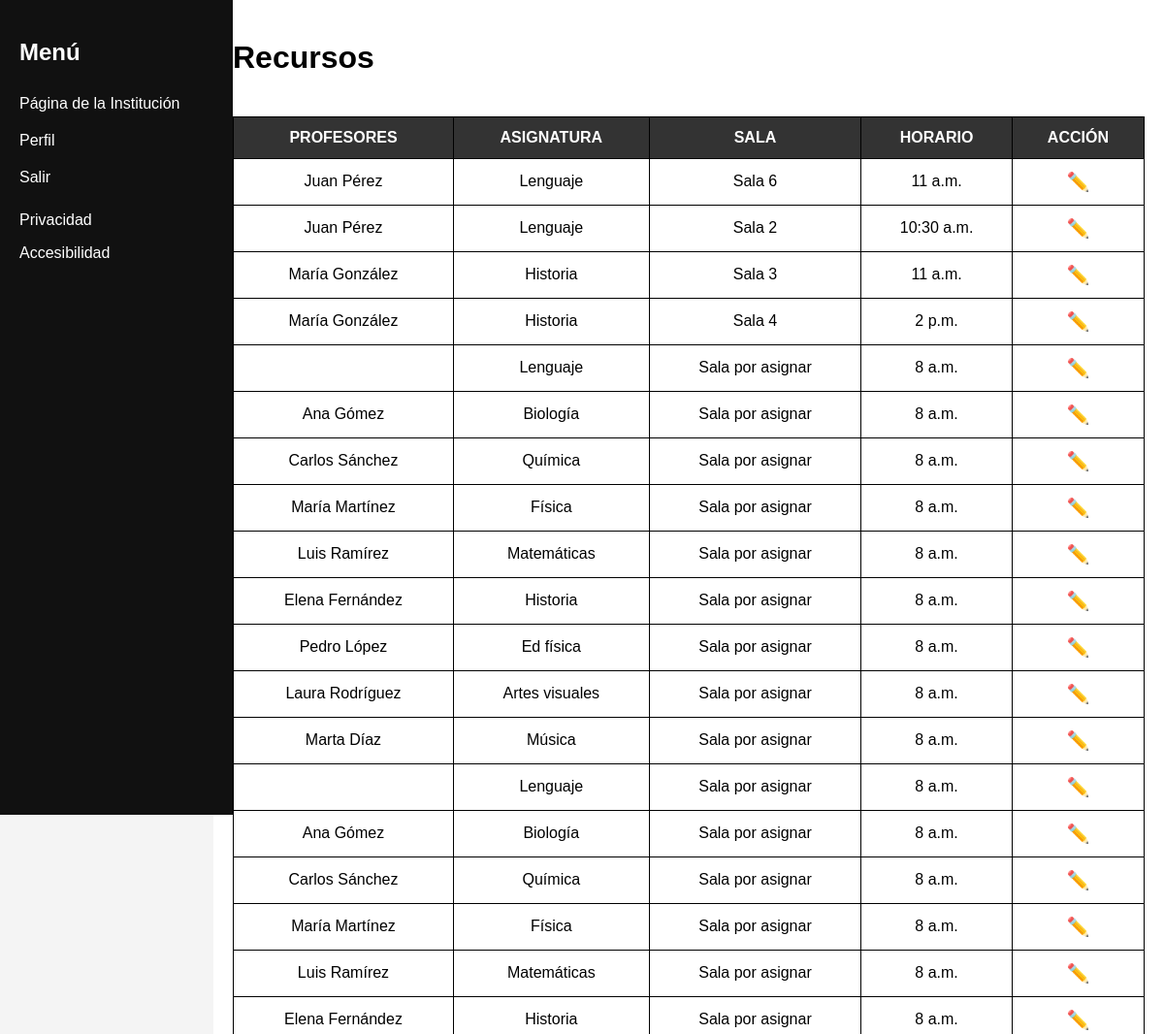
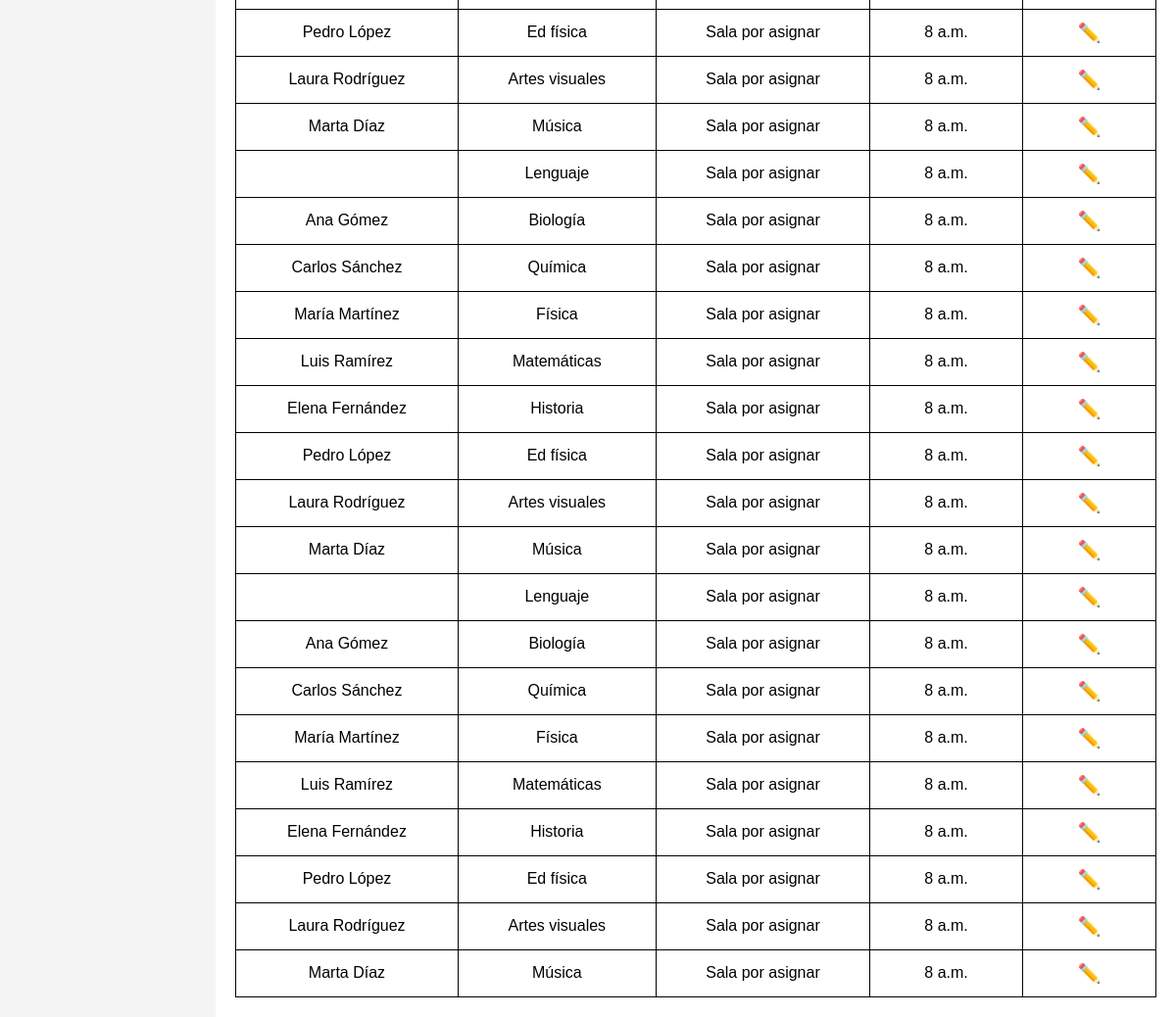
The app's page /subdirector/recursos/ with its own data (2 pictures, top to bottom).
### core/models.py (models this page shows, shortened)
class Curso(models.Model):
    nombre = models.CharField(max_length=100)
    asignatura = models.CharField(max_length=100)
    profesor = models.ForeignKey('Profesor', on_delete=models.CASCADE)
    alumnos = models.ManyToManyField('Alumno', blank=True, related_name='cursos_asignados')  # Cadena para evitar circular
    dias = models.CharField(max_length=100)
    hora = models.TimeField()
    sala = models.CharField(max_length=50, default='Sala por asignar')

class Profesor(models.Model):
    user = models.OneToOneField(User, on_delete=models.CASCADE)
    nombre = models.CharField(max_length=100)
    apellido = models.CharField(max_length=100)
    email = models.EmailField(unique=True)
    asignatura = models.CharField(max_length=100, blank=True, null=True)

### core/views.py (the view)
# urls.py: path('subdirector/recursos/', views.gestion_recursos_academicos, name='gestion_recursos_academicos'),
def gestion_recursos_academicos(request):
    cursos = Curso.objects.select_related('profesor').all()  # Trae todos los cursos y sus profesores asociados
    return render(request, 'gestion_recursos_academicos.html', {'cursos': cursos})

### core/templates/gestion_recursos_academicos.html (shortened to what this page needs)
<!DOCTYPE html>
<html lang="es">
<head>
</head>
<body>
    <div class="sidebar">
        <h2>Menú</h2>
        <a href="#">Página de la Institución</a>
        <a href="#">Perfil</a>
        <a href="#">Salir</a>
        <div style="margin-top: auto;">
            <p>Privacidad</p>
            <p>Accesibilidad</p>
        </div>
    </div>
    <div class="main-content">
        <h1>Recursos</h1>
        <div class="table-container">
            <table>
                <tr>
                    <th>PROFESORES</th>
                    <th>ASIGNATURA</th>
                    <th>SALA</th>
                    <th>HORARIO</th>
                    <th>ACCIÓN</th>
                </tr>
                {% for curso in cursos %}
                    <tr>
                        <td>{{ curso.profesor.nombre }} {{ curso.profesor.apellido }}</td>
                        <td>{{ curso.asignatura }}</td>
                        <td>{{ curso.sala }}</td>
                        <td>{{ curso.hora }}</td>
                        <td><a href="#" class="btn">✏️</a></td>
                    </tr>
                {% empty %}
                    <tr>
                        <td colspan="5">No hay recursos académicos disponibles</td>
                    </tr>
                {% endfor %}
            </table>
        </div>
    </div>
</body>
</html>

### core/templates/gestion_recursos_academicos.html (style rules this page uses)
body { font-family: Arial, sans-serif; background-color: #f4f4f4; margin: 0; display: flex; flex-direction: column; }
.sidebar { width: 200px; background-color: #111; color: white; padding: 20px; height: 100vh; position: fixed; }
.sidebar a { color: white; text-decoration: none; padding: 10px 0; display: block; }
.main-content { margin-left: 220px; padding: 20px; background-color: white; flex: 1; }
.table-container { width: 100%; overflow-x: auto; }
table { width: 100%; border-collapse: collapse; margin-top: 20px; min-width: 600px; }
table, th, td { border: 1px solid black; padding: 12px; text-align: center; }
th { background-color: #333; color: white; }
.btn { text-decoration: none; color: black; font-size: 1.2em; }

### records on screen
Curso: profesor.nombre "Juan", profesor.apellido "Pérez", asignatura "Lenguaje", sala "Sala 6", hora "11 a.m."
Curso: profesor.nombre "Juan", profesor.apellido "Pérez", asignatura "Lenguaje", sala "Sala 2", hora "10:30 a.m."
Curso: profesor.nombre "María", profesor.apellido "González", asignatura "Historia", sala "Sala 3", hora "11 a.m."
Curso: profesor.nombre "María", profesor.apellido "González", asignatura "Historia", sala "Sala 4", hora "2 p.m."
Curso: asignatura "Lenguaje", sala "Sala por asignar", hora "8 a.m."
Curso: profesor.nombre "Ana", profesor.apellido "Gómez", asignatura "Biología", sala "Sala por asignar", hora "8 a.m."
Curso: profesor.nombre "Carlos", profesor.apellido "Sánchez", asignatura "Química", sala "Sala por asignar", hora "8 a.m."
Curso: profesor.nombre "María", profesor.apellido "Martínez", asignatura "Física", sala "Sala por asignar", hora "8 a.m."
Curso: profesor.nombre "Luis", profesor.apellido "Ramírez", asignatura "Matemáticas", sala "Sala por asignar", hora "8 a.m."
Curso: profesor.nombre "Elena", profesor.apellido "Fernández", asignatura "Historia", sala "Sala por asignar", hora "8 a.m."
Curso: profesor.nombre "Pedro", profesor.apellido "López", asignatura "Ed física", sala "Sala por asignar", hora "8 a.m."
Curso: profesor.nombre "Laura", profesor.apellido "Rodríguez", asignatura "Artes visuales", sala "Sala por asignar", hora "8 a.m."
Curso: profesor.nombre "Marta", profesor.apellido "Díaz", asignatura "Música", sala "Sala por asignar", hora "8 a.m."
Curso: asignatura "Lenguaje", sala "Sala por asignar", hora "8 a.m."
Curso: profesor.nombre "Ana", profesor.apellido "Gómez", asignatura "Biología", sala "Sala por asignar", hora "8 a.m."
Curso: profesor.nombre "Carlos", profesor.apellido "Sánchez", asignatura "Química", sala "Sala por asignar", hora "8 a.m."
Curso: profesor.nombre "María", profesor.apellido "Martínez", asignatura "Física", sala "Sala por asignar", hora "8 a.m."
Curso: profesor.nombre "Luis", profesor.apellido "Ramírez", asignatura "Matemáticas", sala "Sala por asignar", hora "8 a.m."
Curso: profesor.nombre "Elena", profesor.apellido "Fernández", asignatura "Historia", sala "Sala por asignar", hora "8 a.m."
Curso: profesor.nombre "Pedro", profesor.apellido "López", asignatura "Ed física", sala "Sala por asignar", hora "8 a.m."
Curso: profesor.nombre "Laura", profesor.apellido "Rodríguez", asignatura "Artes visuales", sala "Sala por asignar", hora "8 a.m."
Curso: profesor.nombre "Marta", profesor.apellido "Díaz", asignatura "Música", sala "Sala por asignar", hora "8 a.m."
Curso: asignatura "Lenguaje", sala "Sala por asignar", hora "8 a.m."
Curso: profesor.nombre "Ana", profesor.apellido "Gómez", asignatura "Biología", sala "Sala por asignar", hora "8 a.m."
Curso: profesor.nombre "Carlos", profesor.apellido "Sánchez", asignatura "Química", sala "Sala por asignar", hora "8 a.m."
Curso: profesor.nombre "María", profesor.apellido "Martínez", asignatura "Física", sala "Sala por asignar", hora "8 a.m."
Curso: profesor.nombre "Luis", profesor.apellido "Ramírez", asignatura "Matemáticas", sala "Sala por asignar", hora "8 a.m."
Curso: profesor.nombre "Elena", profesor.apellido "Fernández", asignatura "Historia", sala "Sala por asignar", hora "8 a.m."
Curso: profesor.nombre "Pedro", profesor.apellido "López", asignatura "Ed física", sala "Sala por asignar", hora "8 a.m."
Curso: profesor.nombre "Laura", profesor.apellido "Rodríguez", asignatura "Artes visuales", sala "Sala por asignar", hora "8 a.m."
Curso: profesor.nombre "Marta", profesor.apellido "Díaz", asignatura "Música", sala "Sala por asignar", hora "8 a.m."
Curso: asignatura "Lenguaje", sala "Sala por asignar", hora "8 a.m."
Curso: profesor.nombre "Ana", profesor.apellido "Gómez", asignatura "Biología", sala "Sala por asignar", hora "8 a.m."
Curso: profesor.nombre "Carlos", profesor.apellido "Sánchez", asignatura "Química", sala "Sala por asignar", hora "8 a.m."
Curso: profesor.nombre "María", profesor.apellido "Martínez", asignatura "Física", sala "Sala por asignar", hora "8 a.m."
Curso: profesor.nombre "Luis", profesor.apellido "Ramírez", asignatura "Matemáticas", sala "Sala por asignar", hora "8 a.m."
Curso: profesor.nombre "Elena", profesor.apellido "Fernández", asignatura "Historia", sala "Sala por asignar", hora "8 a.m."
Curso: profesor.nombre "Pedro", profesor.apellido "López", asignatura "Ed física", sala "Sala por asignar", hora "8 a.m."
Curso: profesor.nombre "Laura", profesor.apellido "Rodríguez", asignatura "Artes visuales", sala "Sala por asignar", hora "8 a.m."
Curso: profesor.nombre "Marta", profesor.apellido "Díaz", asignatura "Música", sala "Sala por asignar", hora "8 a.m."
